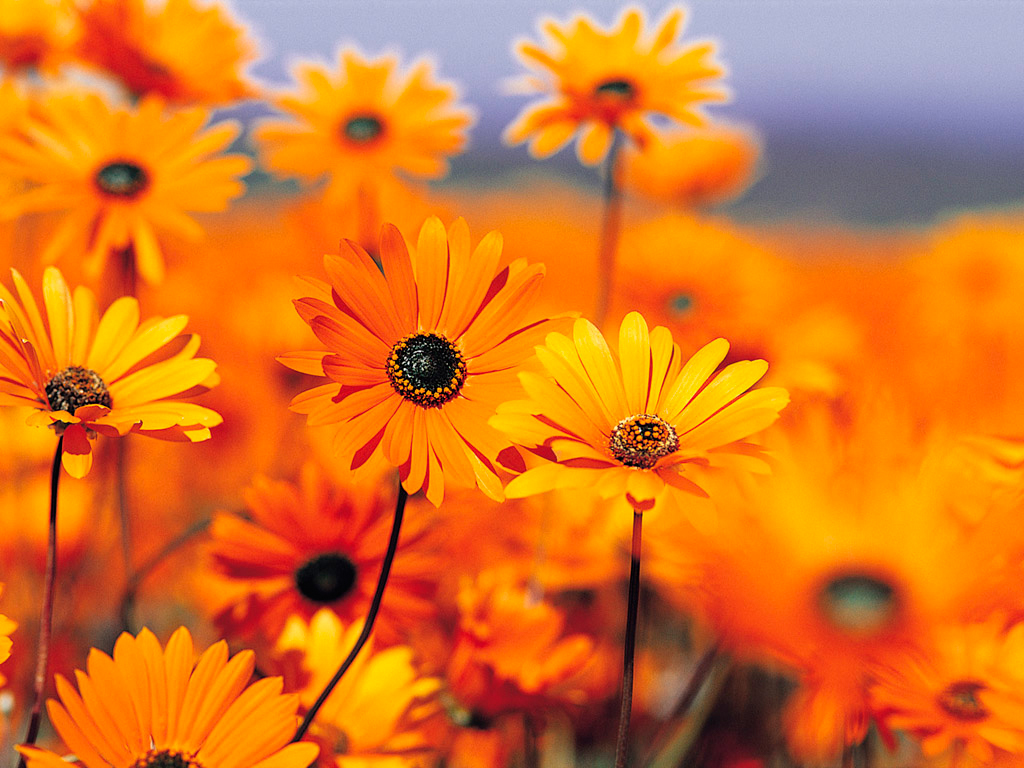
#> input picture split.jpg, 1024 x 768 px
$ python splitRGB2.1.1.py
#> lines starting #> are read from the running program, lines starting #| are printed output that depends on the picture
 # * RGB分离部分代码*

import numpy as np
from PIL import Image
import matplotlib.pyplot as plt

#设置中文显示
plt.rcParams['font.sans-serif']='fangsong'
plt.rcParams['font.size'] = 8

src = Image.open('split.jpg')
#> src is the input picture: PIL image 1024x768 RGB; mean R, G, B 216.5, 117.8, 38.6
img = np.array(Image.open('split.jpg'))
print(img)
#> (printed output is left out)
plt.subplot(221)
plt.title('orignal')
plt.imshow(img)
plt.subplot(222)
plt.title('R-缩放')
reduceimg = src.resize((50,50))
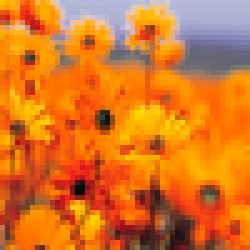
#> reduceimg: PIL image 50x50 RGB (shown 5 times larger); mean R, G, B 216.3, 117.8, 38.7
reduceimg = np.array(reduceimg)
#img[:, :, 0]，其中0表示红色是RGB分量通道0
plt.imshow(reduceimg[:, :, 0], cmap='gray')
plt.title('G-镜像+旋转')
rotImg = src.rotate(180)
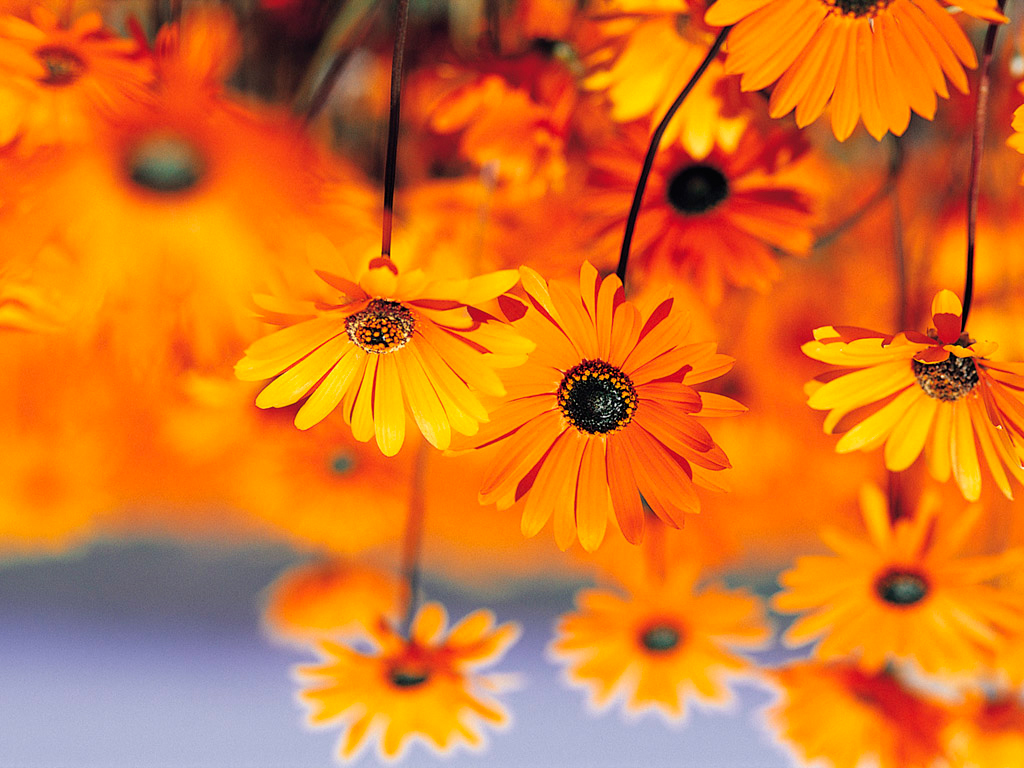
#> rotImg: PIL image 1024x768 RGB; mean R, G, B 216.5, 117.8, 38.6
rotImg = src.rotate(90)
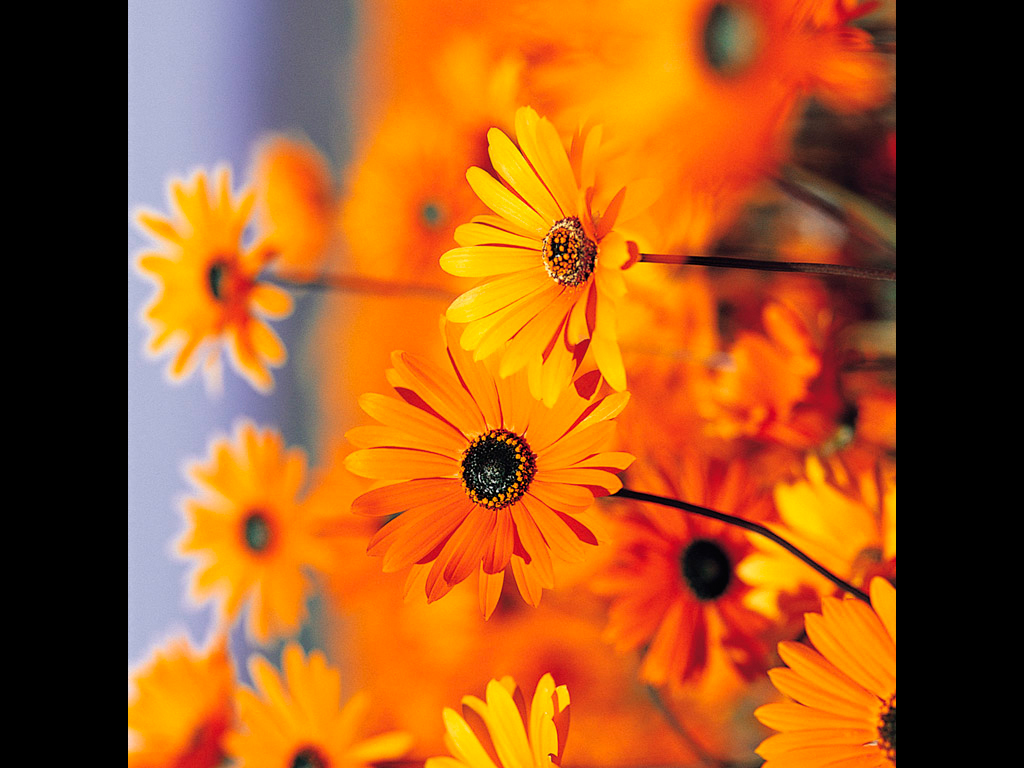
#> rotImg: PIL image 1024x768 RGB; mean R, G, B 161.7, 87.9, 29.4
plt.subplot(223)
rotImg = np.array(rotImg)
plt.imshow(rotImg[:, :, 1], cmap='gray')#图像矩阵第
plt.subplot(224)
plt.imshow(img[:, :, 2], cmap='gray')
#完成其余部分#

plt.show()
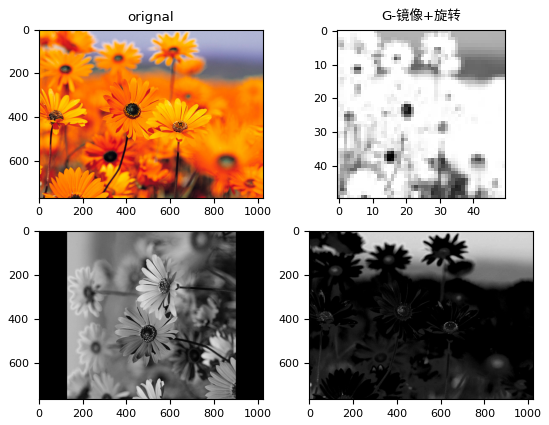
#> figure drawn by matplotlib, 4 panels
